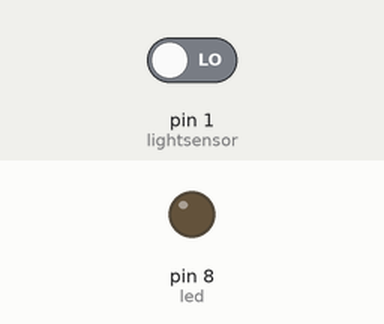
A sketch run on a simulated Arduino Uno, built with avr-gcc and run on an emulated ATmega328P. On the bench: output pins drawn as LEDs (lit = HIGH). Dashed ring = blinking. Inputs (shaded band) come from the test bench; at power-on: pin 1 (lightsensor) LOW.

Above: at 1.2 s.
1.3 s: pin 1 (lightsensor) driven HIGH
At 4.2 s:
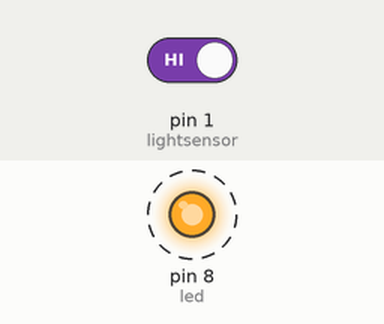
4.3 s: pin 1 (lightsensor) driven LOW
At 5.2 s:
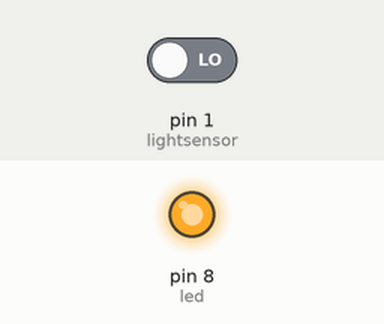
Timing chart, 0 to 7.3 s (numbered marks = the images above; inputs shaded):
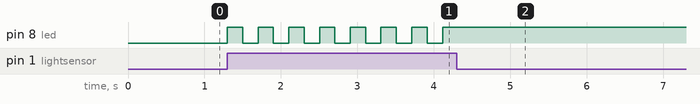

The sketch:

sc5pinallocation.ino
```cpp
// Wiring code generated from an ArduinoML model
// Application name: pinallocation

long debounce = 200;

enum STATE {on, off};
STATE currentState = off;

boolean lightsensorBounceGuard = false;
long lightsensorLastDebounceTime = 0;

void setup(){
  pinMode(1, INPUT);  // lightsensor [Sensor]
  pinMode(8, OUTPUT); // led [Actuator]
}

void loop() {
	switch(currentState){
		case on:
			digitalWrite(8,HIGH);
			lightsensorBounceGuard = millis() - lightsensorLastDebounceTime > debounce;
			if((digitalRead(1) == HIGH && lightsensorBounceGuard)) {
				lightsensorLastDebounceTime = millis();
				currentState = off;
			}
		break;
		case off:
			digitalWrite(8,LOW);
			lightsensorBounceGuard = millis() - lightsensorLastDebounceTime > debounce;
			if((digitalRead(1) == HIGH && lightsensorBounceGuard)) {
				lightsensorLastDebounceTime = millis();
				currentState = on;
			}
		break;
	}
}
```

Measured:
- after the input at 1.3 s, pin 8 (led): alternates HIGH for 0.20 s and LOW for 0.20 s, starting at once
- after the input at 4.3 s, pin 8 (led): stops changing and stays HIGH
